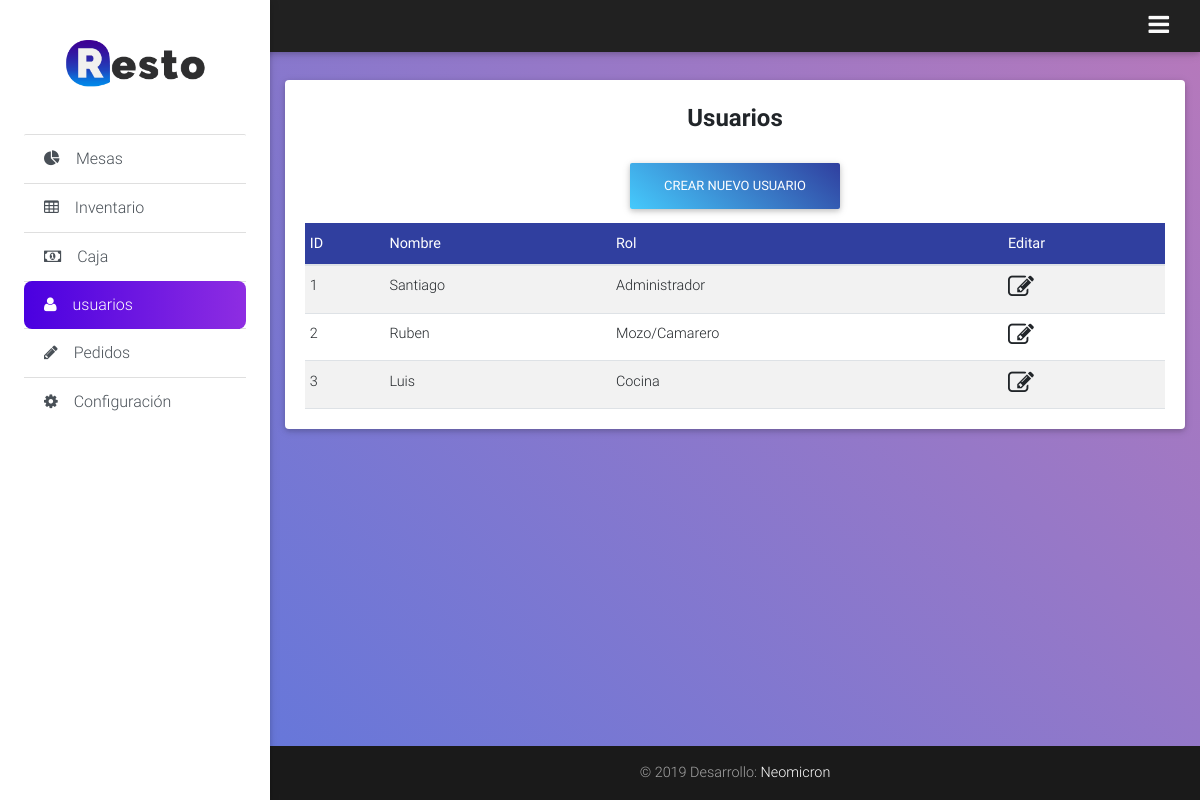
/usuarios.php (signed in), run on the app's committed database.
### tables this page shows
CREATE TABLE `usuarios` (
  `id_usuario` int(10) NOT NULL,
  `nombre` varchar(50) NOT NULL DEFAULT '0',
  `rol` int(11) NOT NULL DEFAULT '0',
  `password` varchar(300) NOT NULL DEFAULT '0'
);

### usuarios.php (called while the page is built, shortened)
<?php
	require 'config/conexion.php';
	require_once 'consultas/roles.php';
	require_once 'consultas/usuarios.php';
	require 'views/usuarios.view.php';
 ?>

### consultas/usuarios.php (called while the page is built)
<?php
$query = $con->prepare ('SELECT * FROM usuarios');
	$query->execute();
$usuarios = $query->fetchAll();
?>

### consultas/roles.php (called while the page is built, shortened)
<?php
	function roles($rol){
		switch ($rol){
			case 1: $rol = "Administrador"; break;
			case 3: $rol = "Mozo/Camarero"; break;
			case 5: $rol = "Cocina"; break;
		}
		return $rol;
	}
 ?>

### views/usuarios.view.php (shortened to what this page needs)
<?php require_once 'head.php';?>
<body class="bg">
    <header>
        <?php require_once 'navbar.php'; ?>
        <?php require_once 'sidebar.php'; ?>
    </header>
    <main id="main" class="pt-5">
        <div class="container-fluid mt-4 pt-2">
            <div class="row">
                <div class="col-12 ">
                    <div class="card">
                        <div class="card-body">
                            <h4 class="mt-1 mb-4 text-center">
                                <strong class="titulo-seccion">Usuarios</strong>
                            </h4>
                            <div class="d-flex flex-column flex-sm-row justify-content-center mb-2">
                                <a class="btn btn-primary" data-toggle="modal" data-target="#modal_add_user">Crear nuevo usuario</a>
                            </div>
                            <table style="width:100%; max-width: 1200px; border-bottom: 1px solid #dee2e6" class="m-auto display table table-striped table-sm" id="tabla_usuarios">
                                <thead class="tabla-thead white-text">
                                    <th>ID</th>
                                    <th>Nombre</th>
                                    <th>Rol</th>
                                    <th>Editar</th>
                                </thead>
                                <tbody >
                                    <?php foreach ($usuarios as $usuario): ?>
                                        <tr >
                                            <td class="pb-0"><?php echo $usuario['id_usuario'] ?></td>
                                            <td><?php echo $usuario['nombre'] ?></td>
                                            <td> <?php echo roles($usuario['rol']) ?></td>
                                            <td><a href=""><i class="fa fa-edit fa-2x"></i></a></td>
                                        </tr>
                                    <?php endforeach ?>
                                </tbody>
                            </table>
                        </div>
                    </div>
                </div>
            </div>
        </div>
    </main>
    <?php require_once 'footer.php';?>

### public/css/style.css (style rules this page uses)
.fa-2x { font-size: 1.8em; }
.titulo-seccion { font-weight: bold; }
.btn-primary { background: -webkit-linear-gradient(50deg,#45cafc,#303f9f)!important; background: -o-linear-gradient(50deg,#45cafc,#303f9f)!important; background: linear-gradient(40deg,#45cafc,#303f9f)!important; }
.bg { height: 100%; width: 100%; background-image: url('../img/bg-login.jpg'); background-repeat: no-repeat; background-size: cover; background-position: center center; background-attachment: fixed; z-index: 1; position: relative; }
@media screen and (min-width: 520px) { .bg { height: 100vh; } }
@media (min-width: 768px) { .navbar, .page-footer, main { padding-left: 270px; } }
.btn { z-index: 10; }
.tabla-thead { background: #303f9f; }

### data on the page
usuarios: id_usuario "1", nombre "Santiago", rol "Administrador"
usuarios: id_usuario "2", nombre "Ruben", rol "Mozo/Camarero"
usuarios: id_usuario "3", nombre "Luis", rol "Cocina"
